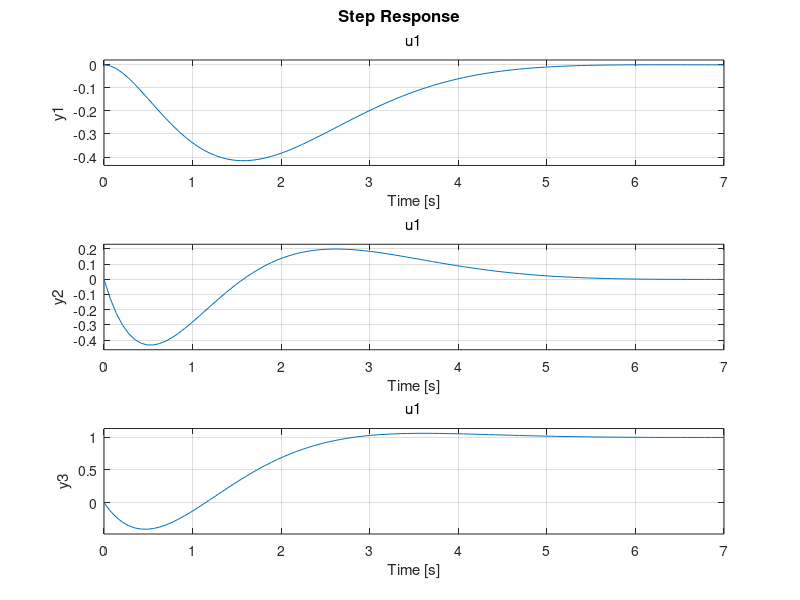

Here is the MATLAB script that generated this plot:
%% Linear Control Systems Homework 5
% Problem 1
% Arthor: Xinyi Cai

%% Housekeeping
clc; 
clear all; 

%% Given Values
A = [0 1 0; 1 0 0; 0 0 0]; 
B = [0; 1; 1]; 
C = eye(3);
D = zeros(3, 1); 

%% Part a
[V_mtx, D_mtx] = eig(A); 

%% Part b
poles = [-1; -1+1j; -1-1j]; 
K = acker(A, B, poles);

%% Part c
A_bar = A-B*K; 
B_bar = B*K(3); 

sys = ss(A_bar, B_bar, C, D); 
step(sys)
grid on